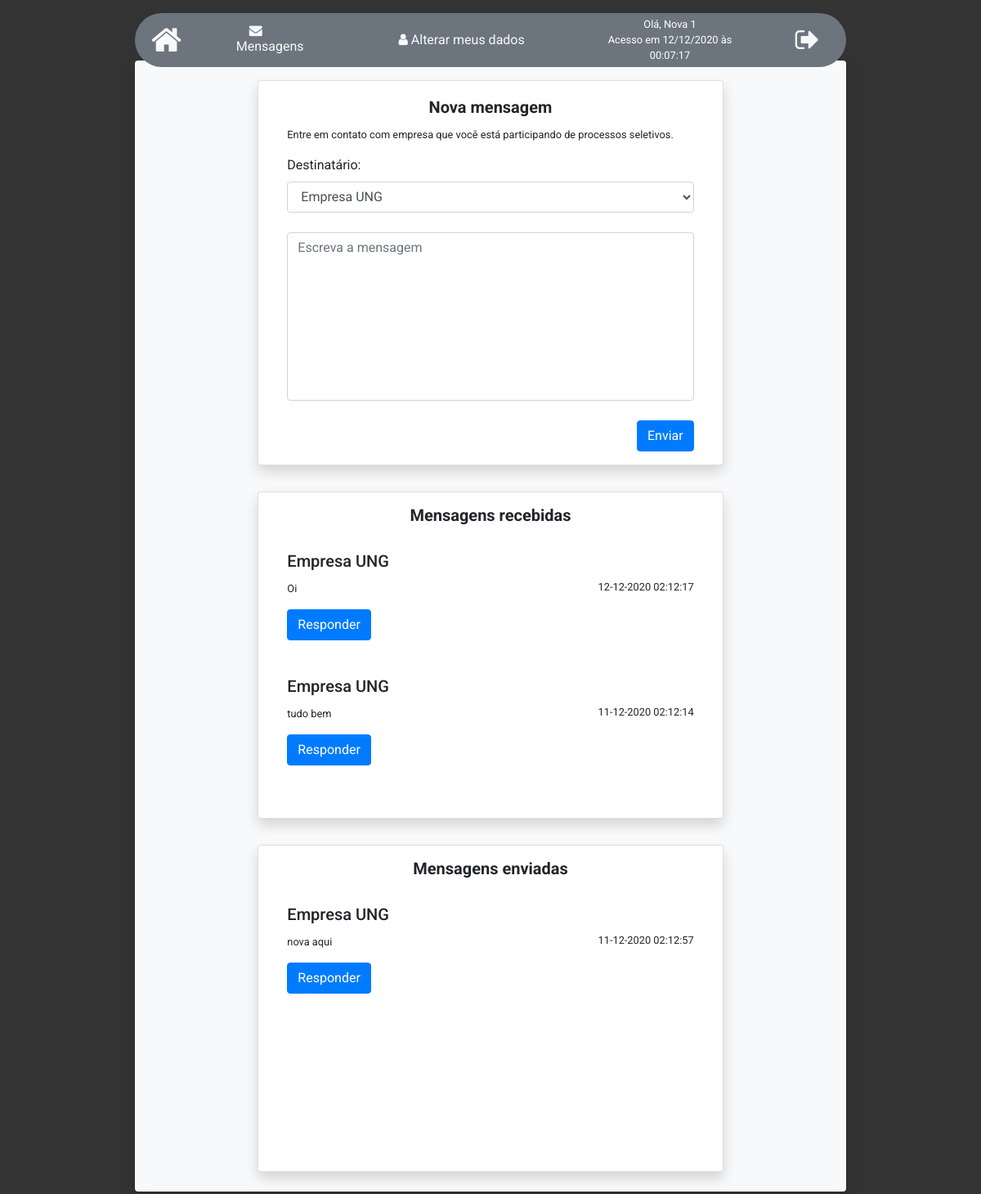
Before: /index.php?user=candidates&screen=inbox (signed in) with the older database file.
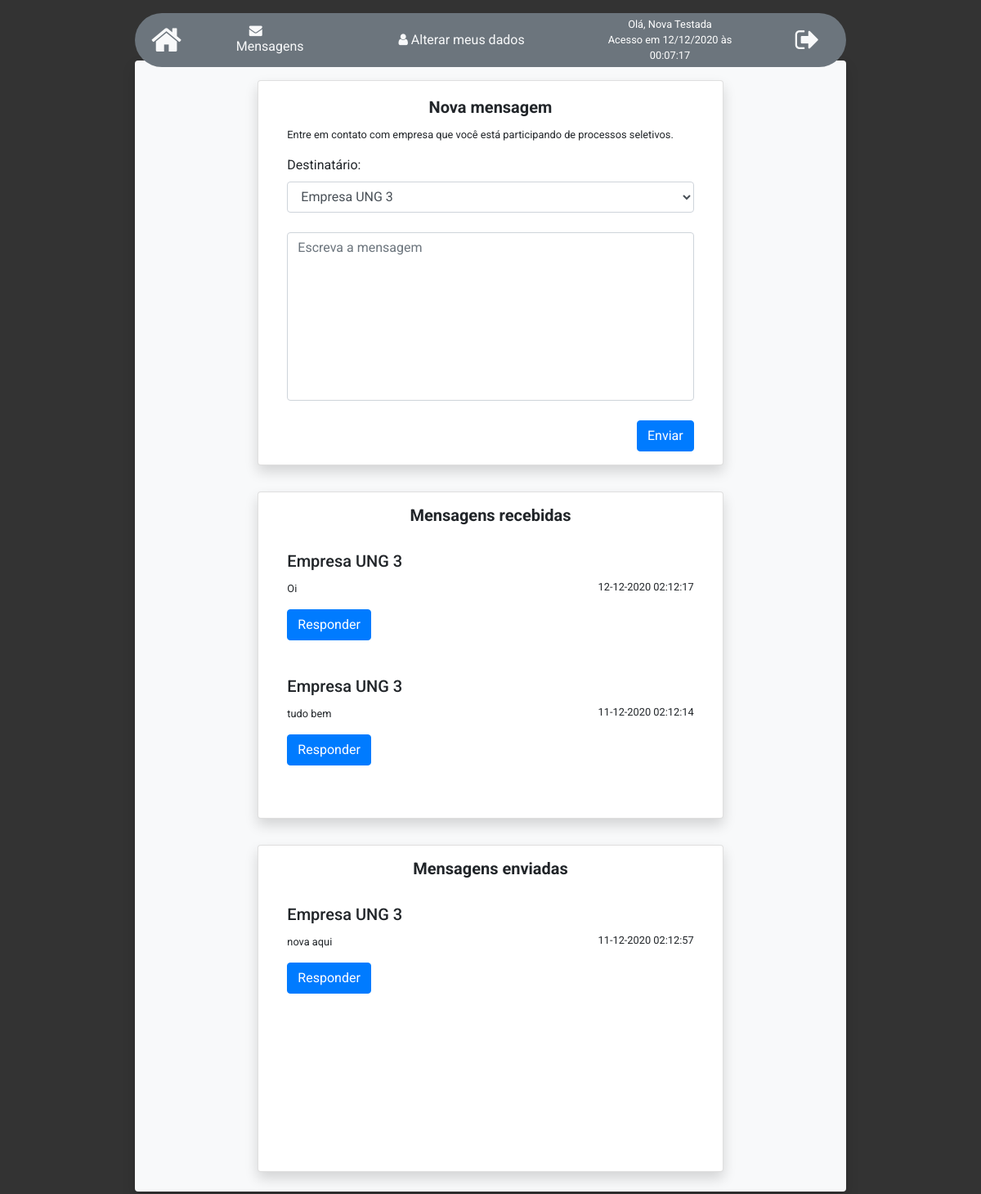
After: the same page with the newer database file.
### tables this page shows
CREATE TABLE IF NOT EXISTS `messages` (
  `idmessages` int(11) NOT NULL AUTO_INCREMENT,
  `idCandidate` int(11) NOT NULL,
  `idCompany` int(11) NOT NULL,
  `message` varchar(255) NOT NULL,
  `date` datetime NOT NULL,
  `idOrigin` int(11) NOT NULL,
  PRIMARY KEY (`idmessages`),
  UNIQUE KEY `idmessages_UNIQUE` (`idmessages`)
);

CREATE TABLE IF NOT EXISTS `companies` (
  `idCompany` int(11) NOT NULL AUTO_INCREMENT,
  `name` varchar(65) NOT NULL,
  `email` varchar(45) NOT NULL,
  `password` varchar(20) NOT NULL,
  `phone` varchar(15) NOT NULL,
  `city` varchar(45) NOT NULL,
  `uf` varchar(2) NOT NULL,
  `country` varchar(45) NOT NULL,
  `address` varchar(45) NOT NULL,
  `postalCode` varchar(45) NOT NULL,
  `permission` varchar(45) NOT NULL DEFAULT 'company',
  PRIMARY KEY (`idCompany`),
  UNIQUE KEY `idcompany_UNIQUE` (`idCompany`),
  UNIQUE KEY `email_UNIQUE` (`email`)
);

### GetData.php (called while the page is built, shortened)
<?php
function listCompaniesForCandidate($vConn, $idCandidate){
    $sqlData = "Select * from companies inner join candidates_vacancy on candidates_vacancy.idCompany = companies.idCompany where idCandidates = $idCandidate";
    $rsData = mysqli_query($vConn, $sqlData) or die(mysqli_error($vConn));
    return $rsData;
}
function listMessagesSendByCandidate($vConn, $idCandidate){
    $sqlData = "Select messages.*, companies.name, candidates.name from messages, companies, candidates where messages.idCandidate like '$idCandidate' and messages.idOrigin like '$idCandidate' and candidates.idCandidates like messages.idCandidate and companies.idCompany like messages.idCompany";
    $rsData = mysqli_query($vConn, $sqlData) or die(mysqli_error($vConn));
    return $rsData;
}
function listMessagesCandidate($vConn, $idCandidate){
    $sqlData = "Select messages.*, companies.name, candidates.name from messages, companies, candidates where messages.idCandidate like '$idCandidate' and messages.idOrigin <> '$idCandidate' and candidates.idCandidates like messages.idCandidate and companies.idCompany like messages.idCompany";
    $rsData = mysqli_query($vConn, $sqlData) or die(mysqli_error($vConn));
    return $rsData;
}
?>

### pages/Inbox.php (the view, shortened to what this page needs)
<?php
    include 'components/NavBar.php';
    include 'GetData.php';
    if ($user === 'candidates') {
        $idCandidate = $_SESSION['id'];
        $rsCompaniesForCandidate = listCompaniesForCandidate($vConn, $idCandidate);
        $rsMessagesSendByCandidate = listMessagesSendByCandidate($vConn, $idCandidate);
        $rsMessagesCandidate = listMessagesCandidate($vConn, $idCandidate);
?>
<div class="container-fluid">
        <div class="row justify-content-md-center rounded bg-light shadow p-2">
            <div class="card m-3 col-8 h-50 shadow">
                <form action="InsertData.php" method="post">
                    <div class="card-body">
                        <h5 class="card-title font-weight-bold text-center">Nova mensagem</h5>
                        <p class="card-text small">Entre em contato com empresa que você está participando de processos seletivos.</p>
                        <div class="row mb-2">
                                <div class="col-12 form-group">
                                    <label>Destinatário: </label>
                                    <select class="form-control" name="data[2]">
                                        <?php
                                            while($tblCompaniesForCandidate = mysqli_fetch_array($rsCompaniesForCandidate)){
                                        ?>
                                        <option value="<?=$tblCompaniesForCandidate[0]?>"><?=$tblCompaniesForCandidate[1]?></option>
                                        <?php
                                            }
                                        ?>
                                    </select>
                                </div>
                        </div>
                        <div class="row mb-2">
                            <div class="form-group col-12">
                                <textarea class="form-control" rows="8" style="resize: none;" maxlength="255" name="data[3]" placeholder="Escreva a mensagem"></textarea>
                            </div>
                        </div>
                        <div class="form-group">
                            <button type="submit" class="btn btn-primary float-right">Enviar</button>
                        </div>
                    </div>
                </form>
            </div>
           <div class="card m-3 col-8 shadow" style="overflow-y: scroll; overflow-x: hidden; height: 400px;">
                <h5 class="card-title mt-3 font-weight-bold text-center">Mensagens recebidas</h5>
                <div class="card-body row">
                    <?php
                        while($tblMessagesCandidate = mysqli_fetch_array($rsMessagesCandidate)){
                    ?>
                       <div class="mb-4 col-12">
                            <h5 class="card-title"><?=$tblMessagesCandidate[6]?></h5>
                            <h5 class="card-text small float-right"><?=date("d-m-Y H:m:s", strtotime($tblMessagesCandidate[4]))?></h5>
                            <p class="card-text small"><?=$tblMessagesCandidate[3]?></p>
                            <a href="#" class="btn btn-primary">Responder</a>
                        </div>
                    <?php
                        }
                    ?>
                </div>
            </div>
           <div class="card m-3 col-8 shadow" style="overflow-y: scroll; overflow-x: hidden; height: 400px;">
                <h5 class="card-title mt-3 font-weight-bold text-center">Mensagens enviadas</h5>
                <div class="card-body row">
                    <?php
                        while($tblMessagesSendByCandidate = mysqli_fetch_array($rsMessagesSendByCandidate)){
                    ?>
                        <div class="mb-4 col-12">
                            <h5 class="card-title"><?=$tblMessagesSendByCandidate[6]?></h5>
                            <h5 class="card-text small float-right"><?=date("d-m-Y H:m:s", strtotime($tblMessagesSendByCandidate[4]))?></h5>
                            <p class="card-text small"><?=$tblMessagesSendByCandidate[3]?></p>
                            <a href="#" class="btn btn-primary">Responder</a>
                        </div>
                    <?php
                        }
                    ?>
                </div>
            </div>
        </div>
    </div>
<?php
    }
?>

### index.php (shortened to what this page needs)
<html>
    <head>
        <link rel="stylesheet" href="https://stackpath.bootstrapcdn.com/bootstrap/4.3.1/css/bootstrap.min.css">
        <link rel="stylesheet" href="https://stackpath.bootstrapcdn.com/font-awesome/4.7.0/css/font-awesome.min.css">
        <link rel="stylesheet" href="css/styles.css">
    </head>
    <body>
        <div class="container-fluid w-75 mt-3 mb-3">
            <?php
                if (!isset($_GET["user"])) {
            ?>
                <div class="row justify-content-md-center">
                <h1 class="mb-5 font-weight-bold text-white col-12 text-center">Employment Opportunities</h1>
                <img class="img-fluid" src="img/undraw_job_offers_kw5d.svg" alt="Landing logo">
                </div>
                <div class="row justify-content-around mt-3">
                    <a href="index.php?user=candidates&screen=login" class="btn btn-lg btn-primary">Entrar como candidato</a>
                    <a href="index.php?user=companies&screen=login" class="btn btn-lg btn-light">Entrar como empresa</a>
                </div>
            <?php
                } else {
                    include 'Routes.php';
                }
            ?>
        </div>
    </body>
</html>

### Routes.php (shortened to what this page needs)
<?php
    $user = $_GET['user'];
    $screen = $_GET['screen'];
    if ($user === 'candidates' && $screen === 'login') {
        $table = 'candidates';
        include 'pages/Login.php';
    } else if ($user === 'candidates' && $screen === 'register') {
        $table = 'candidates';
        include 'pages/Register.php';
    } else if ($user === 'candidates' && $screen === 'panel') {
        $table = 'candidates';
        include 'pages/Panel.php';
        include 'SecurityCandidate.php';
    }  else if ($user === 'candidates' && $screen === 'myPerfil') {
        $table = 'candidates';
        include 'pages/MyPerfil.php';
        include 'SecurityCandidate.php';
    } else if ($user === 'candidates' && $screen === 'inbox') {
        include 'pages/Inbox.php';
    }  else if ($user === 'candidates' && $screen === 'vacancy') {
        $table = 'candidates';
        include 'pages/Vacancy.php';
        include 'SecurityCandidate.php';
    } else if ($user === 'candidates' && $screen === 'yourVacancy') {
        $table = 'candidates';
        include 'pages/YourVacancy.php';
        include 'SecurityCandidate.php';
    } else if ($user === 'candidates' && $screen === 'listVacancy') {
        $table = 'candidates';
        include 'pages/ListVacancy.php';
        include 'SecurityCandidate.php';
    } else if ($user === 'companies' && $screen === 'login') {
        $table = 'companies';
        include 'pages/Login.php';
    } else if ($user === 'companies' && $screen === 'register') {
        $table = 'companies';
        include 'pages/Register.php';
    } else if ($user === 'companies' && $screen === 'panel') {
        $table = 'companies';
        include 'pages/Panel.php';
        include 'SecurityCompany.php';
    }  else if ($user === 'companies' && $screen === 'myPerfil') {
        $table = 'companies';
        include 'pages/MyPerfil.php';
        include 'SecurityCompany.php';
    } else if ($user === 'companies' && $screen === 'inbox') {
        $table = 'companies';
        include 'pages/Inbox.php';
        include 'SecurityCompany.php';
    } else if ($user === 'companies' && $screen === 'vacancy') {
        $table = 'companies';
        include 'pages/Vacancy.php';
        include 'SecurityCompany.php';
    } else if ($user === 'companies' && $screen === 'createVacancy') {
        $table = 'companies';
        include 'pages/CreateVacancy.php';
        include 'SecurityCompany.php';
    }
?>

### components/NavBar.php
<nav class="navbar navbar-expand-lg rounded-pill bg-secondary p-1 mb-n2">
    <div class="collapse navbar-collapse justify-content-between">
        <div class="nav navbar-brand col-lg-1">
            <a href="?user=<?=$user?>&screen=panel" class="text-light">
                <font class="m-3">
                    <i class="fa fa-home fa-2x Icones"></i>
                </font>
            </a>
        </div>
        <div class="navbar-nav col-lg-2 justify-content-md-center">
            <a href="?user=<?=$user?>&screen=inbox" class="text-light">
                <font class="m-3">
                <i class="fa fa-envelope fa-md"></i>
                    Mensagens
                </font>
            </a>
        </div>
        <div class="navbar-nav col-lg-3 justify-content-md-center">
            <a href="?user=<?=$user?>&screen=myPerfil" class="text-light">
                <font class="m-3">
                <i class="fa fa-user fa-md"></i>
                    Alterar meus dados
                </font>
            </a>
        </div>
        <div class="col-lg-3 justify-content-md-center text-white text-center">
            <font class="small">
            Olá, <?=$_SESSION['name'];?>
            <br>
            <?=$_SESSION['loginTime'];?>
            </font>
        </div>
        <div class="navbar-nav col-lg-1 justify-content-md-center">
            <a href="Logout.php" class="text-light">
                <font class="m-2">
                    <i class="fa fa-sign-out fa-2x"></i>
                </font>
            </a>
        </div>
    </div>
</nav>

### css/styles.css (style rules this page uses)
body { font-family: 'Roboto', sans-serif; background-color: #333; }

Changed rows visible on the page:
changed through a linked row, messages "Oi": idCompany.name "Empresa UNG" → "Empresa UNG 3"
changed through a linked row, messages "tudo bem": idCompany.name "Empresa UNG" → "Empresa UNG 3"
changed through a linked row, messages "nova aqui": idCompany.name "Empresa UNG" → "Empresa UNG 3"
Other visible differences:
$_SESSION['name']: "Nova 1" → "Nova Testada"
form field value: "Empresa UNG" → "Empresa UNG 3"
